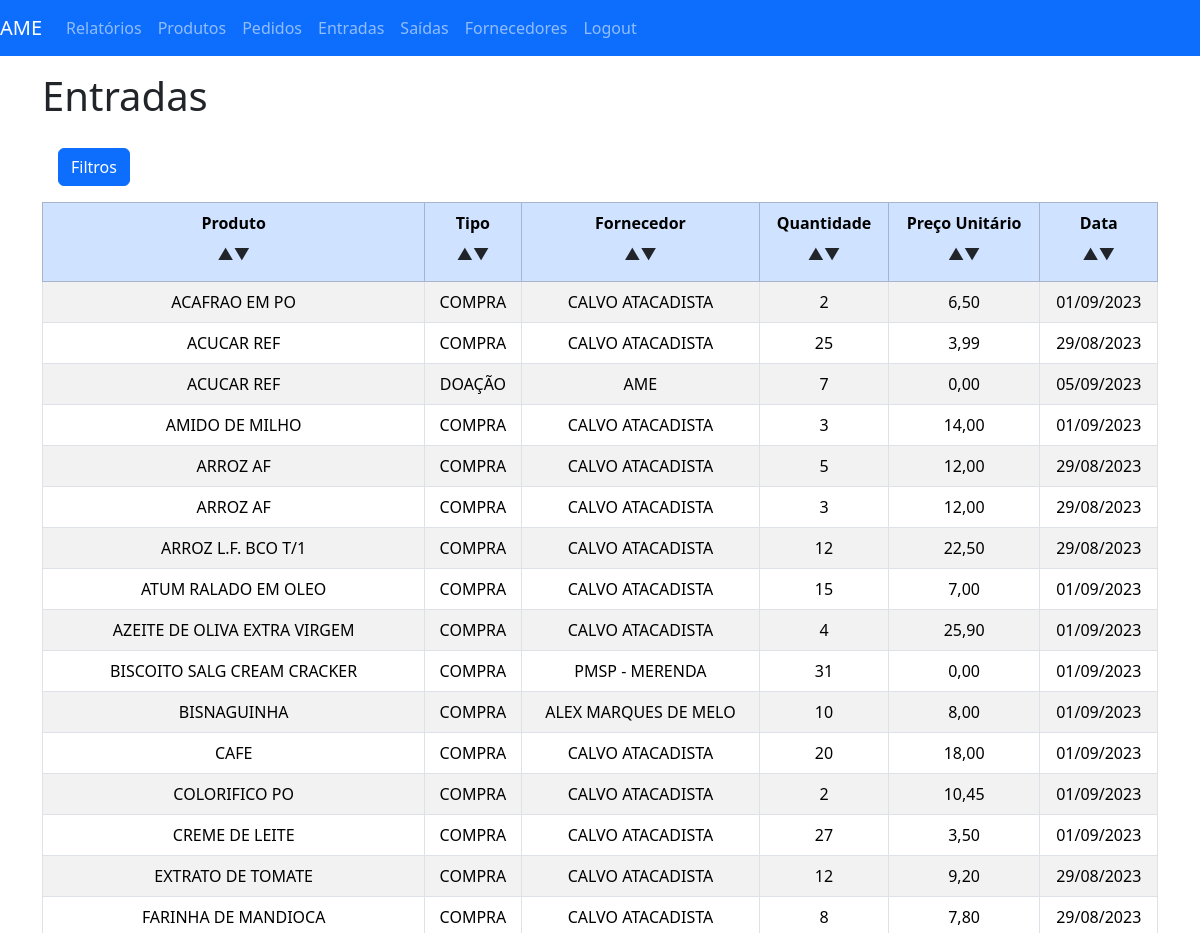
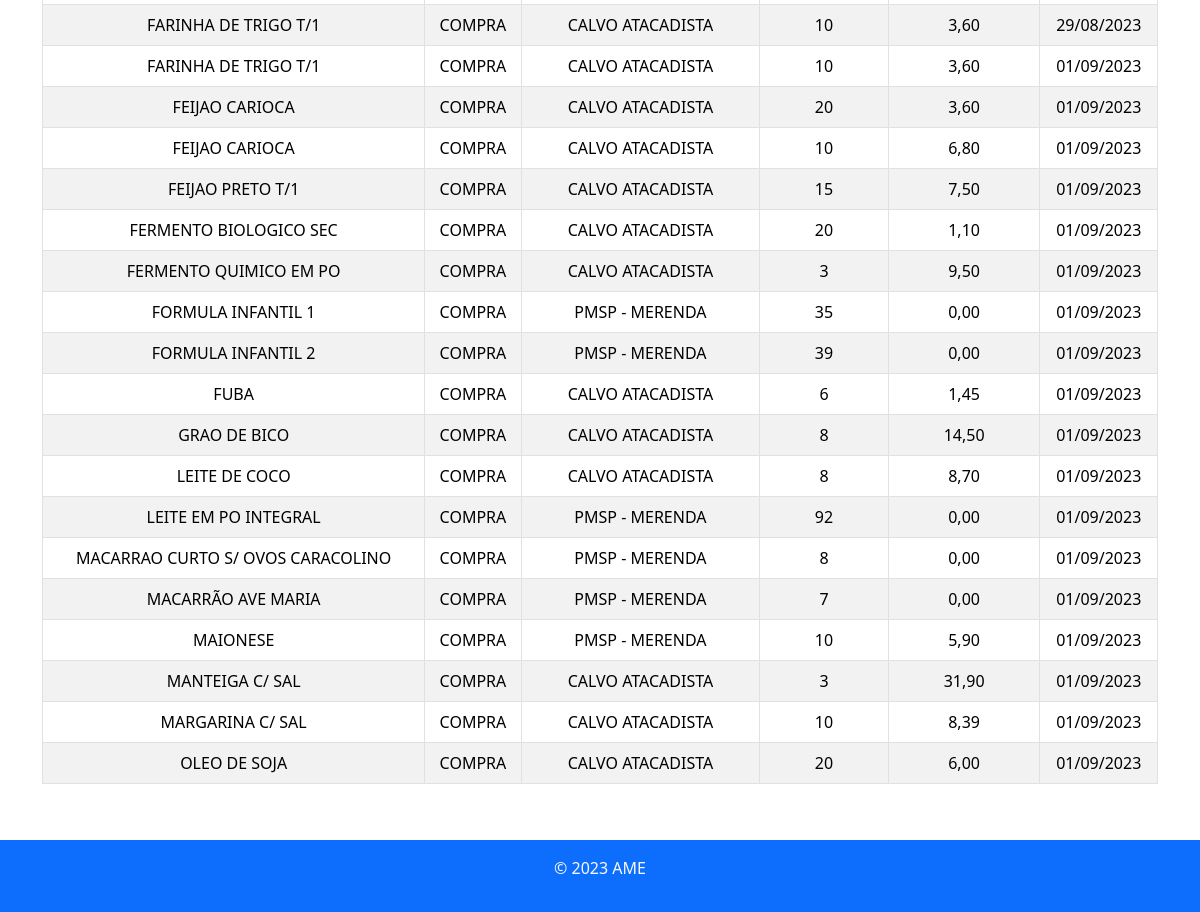
The page /entradas/ (signed in) on the database as committed earlier (2 pictures, top to bottom).
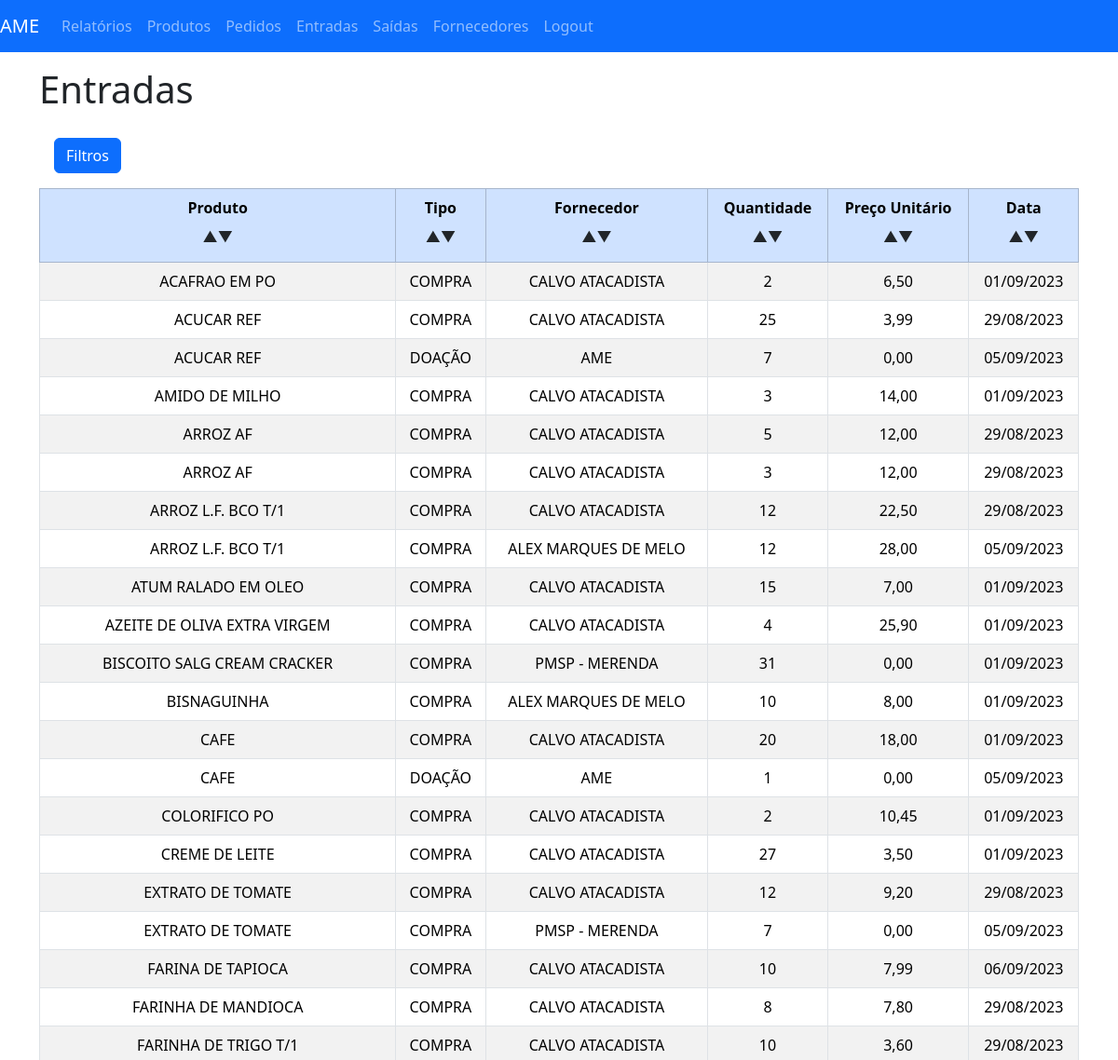
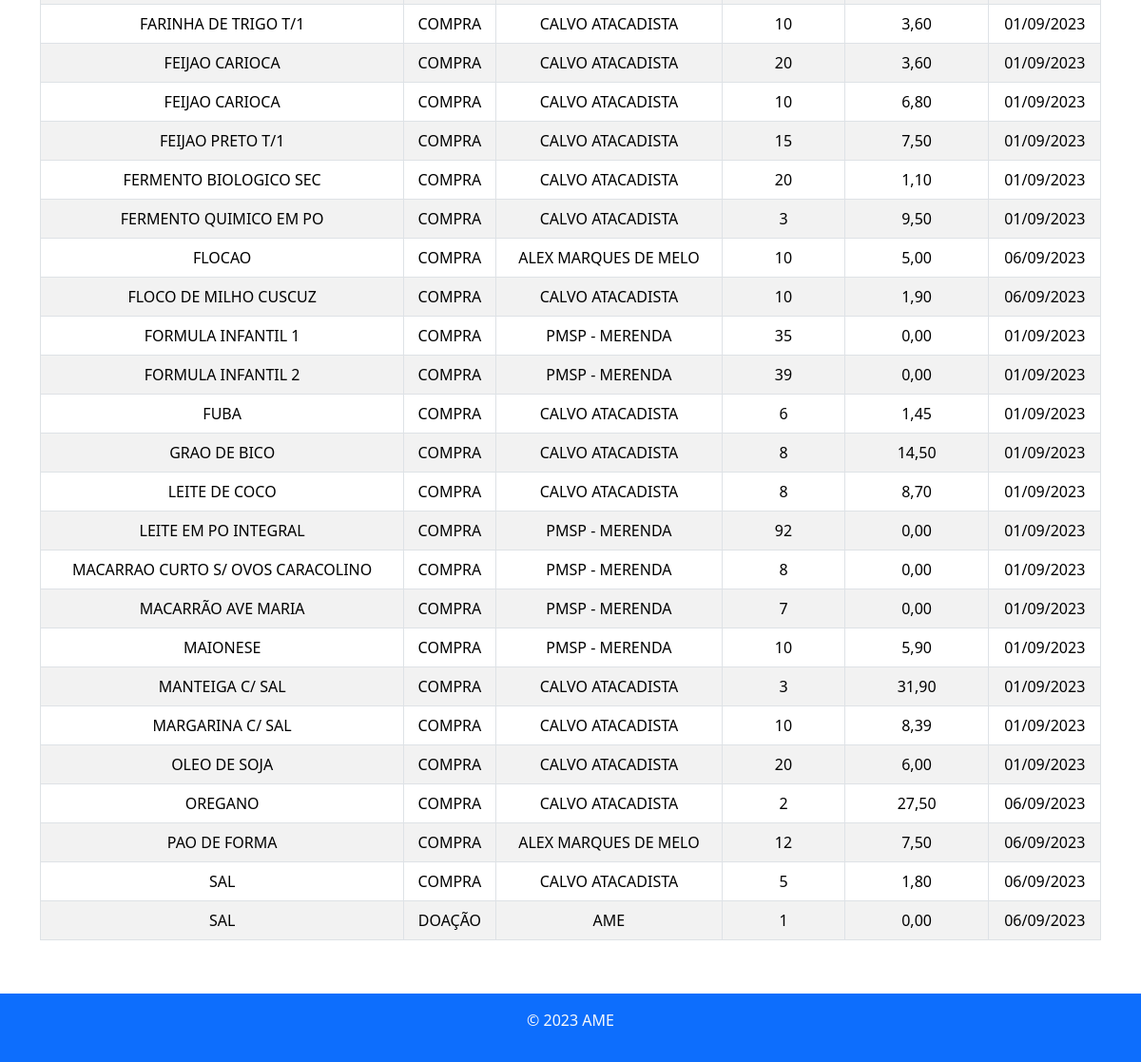
The same page on the database as committed later (2 pictures, top to bottom).
### almoxarifado/models.py (models this page shows, shortened)
class Entrada(models.Model):
    TIPO = (
        ('COMPRA', 'COMPRA'),
        ('DOAÇÃO', 'DOAÇÃO')
    )
    produto = models.ForeignKey(Produto, on_delete=models.CASCADE)
    tipo = models.CharField(max_length=16, choices=TIPO)
    fornecedor = models.ForeignKey(Fornecedor, on_delete=models.CASCADE)
    quantidade = models.PositiveIntegerField()
    preco_unitario = models.DecimalField(max_digits=6, decimal_places=2)
    criado_em = models.DateTimeField(auto_now_add=True)
    usuario = models.ForeignKey(User, on_delete=models.CASCADE)

class Produto(models.Model):
    nome = models.CharField(max_length=255)
    descricao = models.TextField()
    quantidade = models.PositiveIntegerField()
    estoque_minimo = models.PositiveIntegerField()
    categoria = models.ForeignKey(Categoria, on_delete=models.CASCADE, default="")
    local = models.ForeignKey(LocalPrateleira, on_delete=models.CASCADE, default="")
    def __str__(self):
        return self.nome

class Fornecedor(models.Model):
    nome = models.CharField(max_length=255)
    fone = models.CharField(max_length=20, blank=True, null=True)
    email = models.EmailField(blank=True, null=True)
    def __str__(self):
        return self.nome

### almoxarifado/views.py (the view)
# urls.py: path('entradas/', entradas_view, name='entradas'),
@login_required
def entradas_view(request):
    entradas = Entrada.objects.all().order_by("produto__nome")
    produto = request.GET.get('produto')
    tipo = request.GET.get('tipo')
    fornecedor = request.GET.get('fornecedor')
    data_inicial = request.GET.get('data_inicial')
    data_final = request.GET.get('data_final')
    if data_inicial:
        data_inicial = datetime.strptime(data_inicial, '%Y-%m-%d').date()
    if data_final:
        data_final = datetime.strptime(data_final, '%Y-%m-%d').date()
    if produto:
        entradas = entradas.filter(Q(produto__nome__icontains=produto))
    if tipo:
        entradas = entradas.filter(Q(tipo__icontains=tipo))
    if fornecedor:
        entradas = entradas.filter(Q(fornecedor__nome__icontains=fornecedor))
    if data_inicial and data_final:
        entradas = entradas.filter(criado_em__range=[data_inicial, data_final])
    return render(request, 'entradas.html', {'entradas': entradas})

### almoxarifado/templates/entradas.html (shortened to what this page needs)
{% extends 'base.html' %}
{% load django_bootstrap5 %}
{% block content %}
  <h1>Entradas</h1>
  <div class="container-fluid">
    <div class="row">
      <div class="col-3 text-white p-3">
        <button type="button" class="btn btn-primary mt-1" id="botaoFiltros" onClick="esconderFiltro()">
          Filtros
        </button>
      </div>
      <div class="col-9 text-dark p-3">
      </div>
    </div>
  </div>
<div class="table-responsive">
  <table id="entrada-table" class="table table-hover table-striped table-bordered ">
    <thead class="table-primary">
      <tr>
        <th>
          Produto <br>
          <button class="btn btn-sort" data-field="produto">▲▼</button>
        </th>
        <th>
          Tipo <br>
          <button class="btn btn-sort" data-field="tipo">▲▼</button>
        </th>
        <th>
          Fornecedor <br>
          <button class="btn btn-sort" data-field="fornecedor">▲▼</button>
        </th>
        <th>
          Quantidade <br>
          <button class="btn btn-sort" data-field="quantidade">▲▼</button>
        </th>
        <th>
          Preço Unitário <br>
          <button class="btn btn-sort" data-field="preco_unitario">▲▼</button>
        </th>
        <th>
          Data <br>
          <button class="btn btn-sort" data-field="data">▲▼</button>
        </th>
      </tr>
    </thead>
      <tbody>
        {% for entrada in entradas %}
          <tr>
            <td>{{ entrada.produto }}</td>
            <td>{{ entrada.tipo }}</td>
            <td>{{ entrada.fornecedor }}</td>
            <td>{{ entrada.quantidade }}</td>
            <td>{{ entrada.preco_unitario }}</td>
            <td>{{ entrada.criado_em|date:"d/m/Y" }}</td>
          </tr>
        {% endfor %}
      </tbody>
    </table>
  </div>
  <br>
{% endblock %}

Rows that differ between the two databases and show on the page:
added Entrada: produto "ARROZ L.F. BCO T/1", tipo "COMPRA", fornecedor "ALEX MARQUES DE MELO", quantidade "12", preco_unitario "28,00", criado_em "05/09/2023"
added Entrada: produto "CAFE", tipo "DOAÇÃO", fornecedor "AME", quantidade "1", preco_unitario "0,00", criado_em "05/09/2023"
added Entrada: produto "EXTRATO DE TOMATE", tipo "COMPRA", fornecedor "PMSP - MERENDA", quantidade "7", preco_unitario "0,00", criado_em "05/09/2023"
added Entrada: produto "FARINA DE TAPIOCA", tipo "COMPRA", fornecedor "CALVO ATACADISTA", quantidade "10", preco_unitario "7,99", criado_em "06/09/2023"
added Entrada: produto "FLOCAO", tipo "COMPRA", fornecedor "ALEX MARQUES DE MELO", quantidade "10", preco_unitario "5,00", criado_em "06/09/2023"
added Entrada: produto "FLOCO DE MILHO CUSCUZ", tipo "COMPRA", fornecedor "CALVO ATACADISTA", quantidade "10", preco_unitario "1,90", criado_em "06/09/2023"
added Entrada: produto "OREGANO", tipo "COMPRA", fornecedor "CALVO ATACADISTA", quantidade "2", preco_unitario "27,50", criado_em "06/09/2023"
added Entrada: produto "PAO DE FORMA", tipo "COMPRA", fornecedor "ALEX MARQUES DE MELO", quantidade "12", preco_unitario "7,50", criado_em "06/09/2023"
added Entrada: produto "SAL", tipo "COMPRA", fornecedor "CALVO ATACADISTA", quantidade "5", preco_unitario "1,80", criado_em "06/09/2023"
added Entrada: produto "SAL", tipo "DOAÇÃO", fornecedor "AME", quantidade "1", preco_unitario "0,00", criado_em "06/09/2023"
